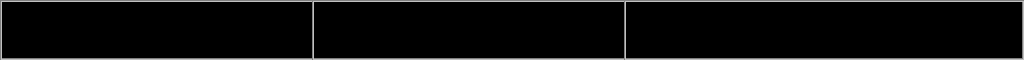
<?xml version="1.0" encoding="UTF-8"?>
<ui version="4.0">
 <class>HeaderInner</class>
 <widget class="QWidget" name="HeaderInner">
  <property name="geometry">
   <rect>
    <x>0</x>
    <y>0</y>
    <width>1024</width>
    <height>60</height>
   </rect>
  </property>
  <property name="windowTitle">
   <string>Form</string>
  </property>
  <property name="styleSheet">
   <string notr="true">QLabel
{
	color: white;
	border: 2px groove, gray;
    border-color: gray;
	font: 20px, &quot;SimHei&quot;;
	
}

QWidget
{
	background-color: black;
}</string>
  </property>
  <widget class="QWidget" name="formLayoutWidget">
   <property name="geometry">
    <rect>
     <x>340</x>
     <y>270</y>
     <width>160</width>
     <height>80</height>
    </rect>
   </property>
   <layout class="QFormLayout" name="formLayout"/>
  </widget>
  <widget class="QLabel" name="label1">
   <property name="geometry">
    <rect>
     <x>0</x>
     <y>0</y>
     <width>3115</width>
     <height>60</height>
    </rect>
   </property>
   <property name="text">
    <string/>
   </property>
  </widget>
  <widget class="QLabel" name="labelName">
   <property name="geometry">
    <rect>
     <x>312</x>
     <y>0</y>
     <width>3115</width>
     <height>60</height>
    </rect>
   </property>
   <property name="text">
    <string/>
   </property>
  </widget>
  <widget class="QLabel" name="labelTime">
   <property name="geometry">
    <rect>
     <x>624</x>
     <y>0</y>
     <width>400</width>
     <height>60</height>
    </rect>
   </property>
   <property name="text">
    <string/>
   </property>
  </widget>
 </widget>
 <resources/>
 <connections/>
</ui>
